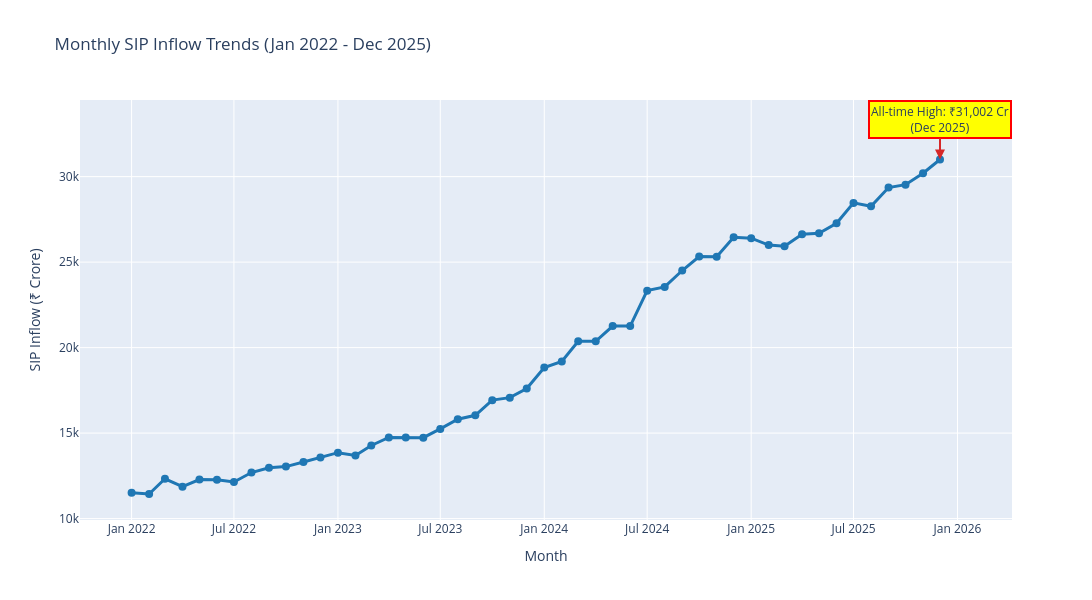

Source (notebook cell):
### Markdown cell above
## 3. SIP Inflow Time-Series (Jan 2022 - Dec 2025)
**Finding:** Monthly SIP inflows show consistent growth trajectory peaking at ₹31,002 Cr in December 2025, indicating strong investor confidence in systematic investment plans despite market volatility.

### Code cell
# SIP Inflow Time-Series
monthly_sip_inflows_sorted = monthly_sip_inflows.sort_values('month')

fig = go.Figure()

fig.add_trace(go.Scatter(
    x=monthly_sip_inflows_sorted['month'],
    y=monthly_sip_inflows_sorted['sip_inflow_crore'],
    mode='lines+markers',
    name='SIP Inflow',
    line=dict(color='#1f77b4', width=3),
    marker=dict(size=8)
))

# Annotate the all-time high
max_idx = monthly_sip_inflows_sorted['sip_inflow_crore'].idxmax()
max_date = monthly_sip_inflows_sorted.loc[max_idx, 'month']
max_value = monthly_sip_inflows_sorted.loc[max_idx, 'sip_inflow_crore']

fig.add_annotation(
    x=max_date, y=max_value,
    text=f'All-time High: ₹{max_value:,.0f} Cr<br>(Dec 2025)',
    showarrow=True,
    arrowhead=2,
    arrowsize=1,
    arrowwidth=2,
    arrowcolor='#d62728',
    ax=0,
    ay=-40,
    bgcolor='yellow',
    bordercolor='red',
    borderwidth=2
)

fig.update_layout(
    title='Monthly SIP Inflow Trends (Jan 2022 - Dec 2025)',
    xaxis_title='Month',
    yaxis_title='SIP Inflow (₹ Crore)',
    hovermode='x unified',
    height=600,
    width=1400
)

fig.write_html('../reports/03_sip_inflow_timeseries.html')
# Ensure x-values are strings for Kaleido image export
try:
    for _tr in fig.data:
        if hasattr(_tr, 'x') and _tr.x is not None:
            _tr.x = [str(x) for x in _tr.x]
except Exception:
    pass
# Stringify datetime-like items in layout/traces for Kaleido
try:
    for _tr in fig.data:
        if hasattr(_tr, 'x') and _tr.x is not None:
            _tr.x = [str(x) for x in _tr.x]
except Exception:
    pass
try:
    if hasattr(fig.layout, 'annotations') and fig.layout.annotations is not None:
        for _ann in fig.layout.annotations:
            if hasattr(_ann, 'x') and _ann.x is not None:
                _ann.x = str(_ann.x)
            if hasattr(_ann, 'y') and _ann.y is not None:
                _ann.y = str(_ann.y)
except Exception:
    pass
try:
    if hasattr(fig.layout, 'xaxis') and hasattr(fig.layout.xaxis, 'range') and fig.layout.xaxis.range is not None:
        fig.layout.xaxis.range = [str(v) for v in fig.layout.xaxis.range]
except Exception:
    pass
fig.write_image(r'../reports/03_sip_inflow_timeseries.png', scale=2)
fig.show()
print(f'SIP Inflow Time-Series saved! Max: ₹{max_value:,.0f} Cr')

### Figure 1 — Plotly figure (JSON) as saved in the notebook; plotly's stock layout.template omitted (floating-point values rounded to 4 significant figures)
{"data": [{"line": {"color": "#1f77b4", "width": 3}, "marker": {"size": 8}, "mode": "lines+markers", "name": "SIP Inflow", "type": "scatter", "x": ["2022-01-01T00:00:00.000000", "2022-02-01T00:00:00.000000", "2022-03-01T00:00:00.000000", "2022-04-01T00:00:00.000000", "2022-05-01T00:00:00.000000", "2022-06-01T00:00:00.000000", "2022-07-01T00:00:00.000000", "2022-08-01T00:00:00.000000", "2022-09-01T00:00:00.000000", "2022-10-01T00:00:00.000000", "2022-11-01T00:00:00.000000", "2022-12-01T00:00:00.000000", "2023-01-01T00:00:00.000000", "2023-02-01T00:00:00.000000", "2023-03-01T00:00:00.000000", "2023-04-01T00:00:00.000000", "2023-05-01T00:00:00.000000", "2023-06-01T00:00:00.000000", "2023-07-01T00:00:00.000000", "2023-08-01T00:00:00.000000", "2023-09-01T00:00:00.000000", "2023-10-01T00:00:00.000000", "2023-11-01T00:00:00.000000", "2023-12-01T00:00:00.000000", "2024-01-01T00:00:00.000000", "2024-02-01T00:00:00.000000", "2024-03-01T00:00:00.000000", "2024-04-01T00:00:00.000000", "2024-05-01T00:00:00.000000", "2024-06-01T00:00:00.000000", "2024-07-01T00:00:00.000000", "2024-08-01T00:00:00.000000", "2024-09-01T00:00:00.000000", "2024-10-01T00:00:00.000000", "2024-11-01T00:00:00.000000", "2024-12-01T00:00:00.000000", "2025-01-01T00:00:00.000000", "2025-02-01T00:00:00.000000", "2025-03-01T00:00:00.000000", "2025-04-01T00:00:00.000000", "2025-05-01T00:00:00.000000", "2025-06-01T00:00:00.000000", "2025-07-01T00:00:00.000000", "2025-08-01T00:00:00.000000", "2025-09-01T00:00:00.000000", "2025-10-01T00:00:00.000000", "2025-11-01T00:00:00.000000", "2025-12-01T00:00:00.000000"], "y": [11517, 11438, 12328, 11863, 12286, 12276, 12140, 12694, 12976, 13040, 13306, 13573, 13856, 13687, 14276, 14749, 14749, 14734, 15245, 15814, 16042, 16928, 17073, 17610, 18838, 19187, 20371, 20371, 21262, 21262, 23332, 23547, 24509, 25323, 25320, 26459, 26400, 25999, 25926, 26632, 26688, 27274, 28464, 28265, 29361, 29529, 30200, 31002]}], "layout": {"annotations": [{"arrowcolor": "#d62728", "arrowhead": 2, "arrowsize": 1, "arrowwidth": 2, "ax": 0, "ay": -40, "bgcolor": "yellow", "bordercolor": "red", "borderwidth": 2, "showarrow": true, "text": "All-time High: ₹31,002 Cr<br>(Dec 2025)", "x": "2025-12-01 00:00:00", "y": "31002"}], "height": 600, "hovermode": "x unified", "title": {"text": "Monthly SIP Inflow Trends (Jan 2022 - Dec 2025)"}, "width": 1400, "xaxis": {"title": {"text": "Month"}}, "yaxis": {"title": {"text": "SIP Inflow (₹ Crore)"}}}}
